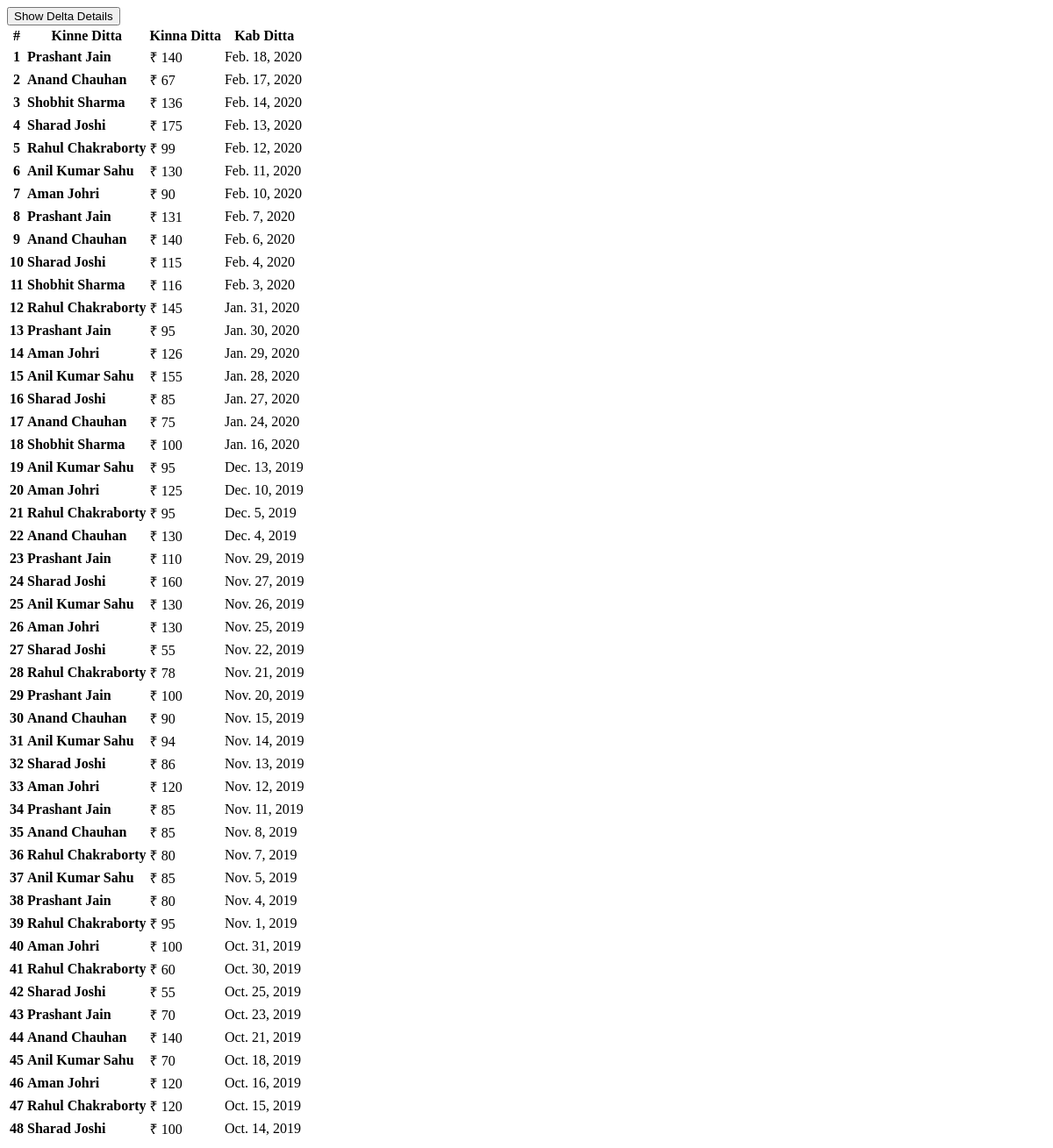
Before: /search with the older database file.
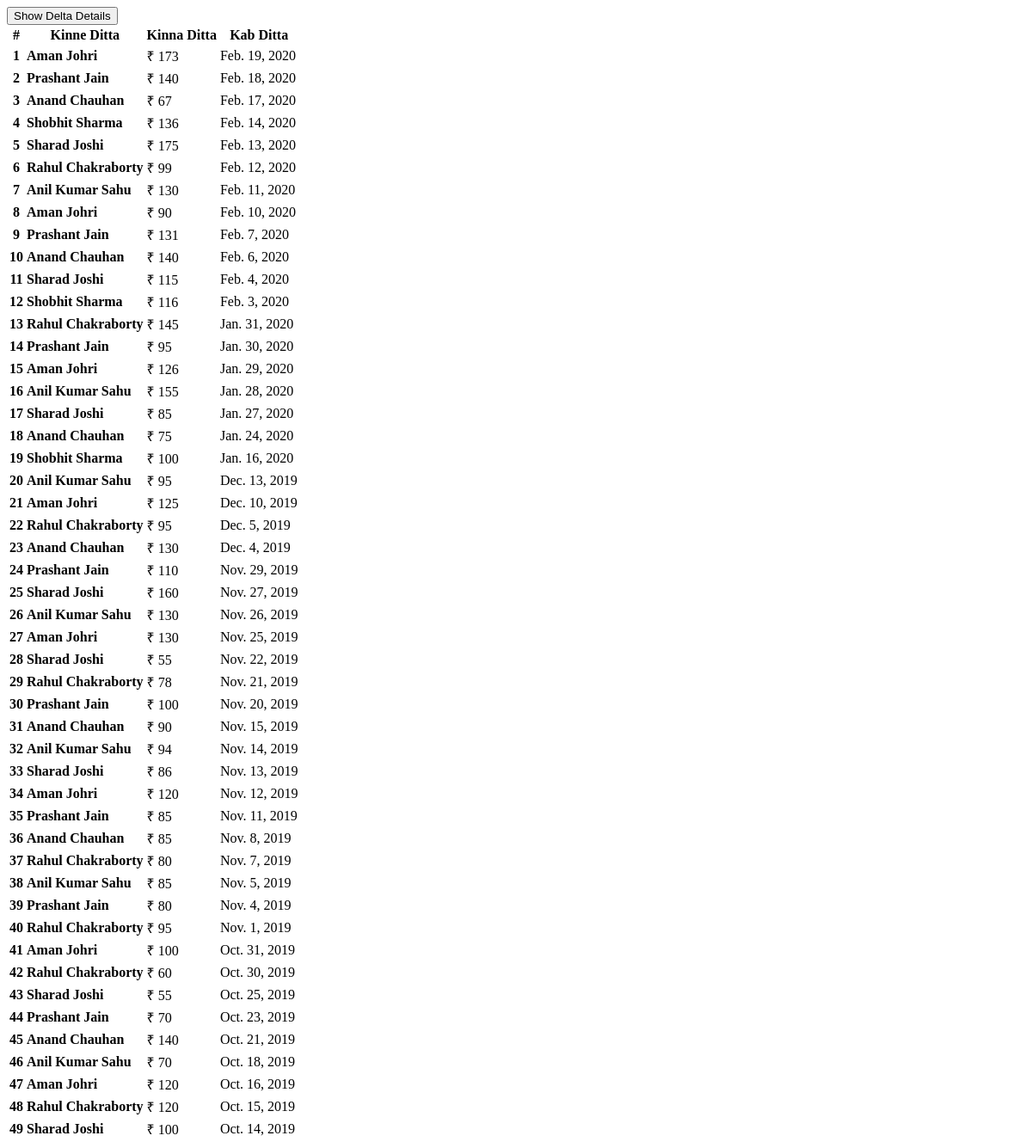
After: the same page with the newer database file.
### main/models.py (models this page shows, shortened)
class Detail(models.Model):
    user_name = models.CharField(max_length=50)
    amount = models.IntegerField()
    date_deposite = models.DateField()

### main/views.py (the view, shortened to what this page needs)
# urls.py: path('search', views.search, name='entry'),
def search(request):
    qst = Detail.objects.all().order_by('-date_deposite')
    return render_to_response('ajax_search.html', {'query': qst})

### main/templates/ajax_search.html (shortened to what this page needs)
{% if query.count > 0 %}
<button type="button" class="btn btn-outline-warning mx-3 mb-3" data-toggle="modal" data-target="#exampleModal" onclick="Calculate()">
    Show Delta Details
</button>
<table class="table table-sm table-striped" id="details">
    <thead>
        <tr class="tr-head">
            <th scope="col">#</th>
            <th scope="col">Kinne Ditta</th>
            <th scope="col">Kinna Ditta</th>
            <th scope="col">Kab Ditta</th>
        </tr>
    </thead>
    <tbody>
        {% for q in query %}
        {% if q.user_name == 'Rahul Chakraborty' %}
        <tr>
            <th scope="row">{{forloop.counter}}</th>
            <td><strong>{{q.user_name}}</strong></td>
            <td><li style="list-style-type:none;" value='{{q.amount}}'  type=text class="rahul">&#x20B9; {{q.amount}}</li></td>
            <td>{{q.date_deposite}}</td>
        </tr>
        {% elif q.user_name == 'Aman Johri' %}
        <tr>
            <th scope="row">{{forloop.counter}}</th>
            <td><strong>{{q.user_name}}</strong></td>
            <td><li style="list-style-type:none;" value='{{q.amount}}'  type=text class="aman">&#x20B9; {{q.amount}}</li></td>
            <td>{{q.date_deposite}}</td>
        </tr>
        {% elif q.user_name == 'Prashant Jain' %}
        <tr>
            <th scope="row">{{forloop.counter}}</th>
            <td><strong>{{q.user_name}}</strong></td>
            <td><li style="list-style-type:none;" value='{{q.amount}}'  type=text class="prashant">&#x20B9; {{q.amount}}</li></td>
            <td>{{q.date_deposite}}</td>
        </tr>
        {% elif q.user_name == 'Sharad Joshi' %}
        <tr>
            <th scope="row">{{forloop.counter}}</th>
            <td><strong>{{q.user_name}}</strong></td>
            <td><li style="list-style-type:none;" value='{{q.amount}}'  type=text class="sharad">&#x20B9; {{q.amount}}</li></td>
            <td>{{q.date_deposite}}</td>
        </tr>
        {% elif q.user_name == 'Anil Kumar Sahu' %}
        <tr>
            <th scope="row">{{forloop.counter}}</th>
            <td><strong>{{q.user_name}}</strong></td>
            <td><li style="list-style-type:none;" value='{{q.amount}}'  type=text class="anil">&#x20B9; {{q.amount}}</li></td>
            <td>{{q.date_deposite}}</td>
        </tr>
        {% elif q.user_name == 'Anand Chauhan' %}
        <tr>
            <th scope="row">{{forloop.counter}}</th>
            <td><strong>{{q.user_name}}</strong></td>
            <td><li style="list-style-type:none;" value='{{q.amount}}'  type=text class="anand">&#x20B9; {{q.amount}}</li></td>
            <td>{{q.date_deposite}}</td>
        </tr>
        {% elif q.user_name == 'Shobhit Sharma' %}
        <tr>
            <th scope="row">{{forloop.counter}}</th>
            <td><strong>{{q.user_name}}</strong></td>
            <td><li style="list-style-type:none;" value='{{q.amount}}'  type=text class="shobhit">&#x20B9; {{q.amount}}</li></td>
            <td>{{q.date_deposite}}</td>
        </tr>
        {% endif %}
        {% endfor %}
    </tbody>
</table>
{% endif%}

Changed rows visible on the page:
added Detail: user_name "Aman Johri", amount "173", date_deposite "Feb. 19, 2020"
